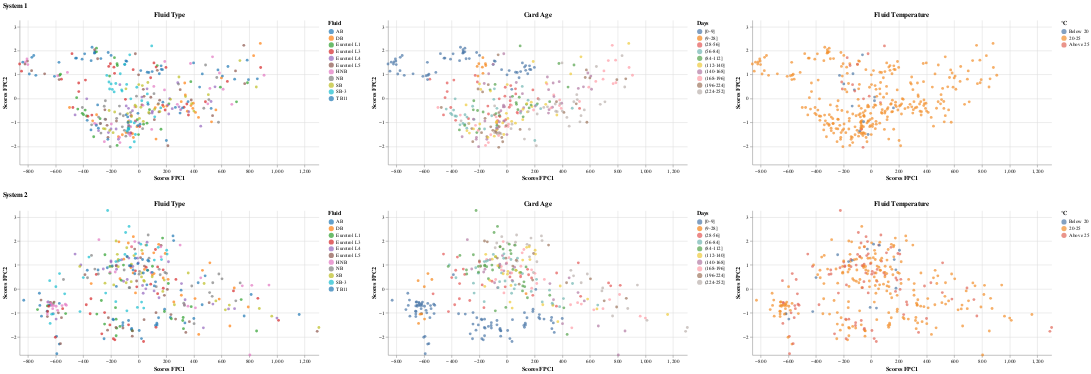

Here is the notebook cell this chart was saved with:
### Markdown cell above
### System 1 versus System 2: Sensor A - Cal Window

### Code cell
pc_scores_s1_A_cal_window, pc_scores_s2_A_cal_window,fpca_s1_A_cal_window,fpca_s2_A_cal_window = fpca_two_inputs(A1_cal_window_combine_balanced.iloc[:,:-6], A2_cal_window_combine_balanced.iloc[:,:-6], color_fpc1_s1='tab:blue', color_fpc2_s1='tab:cyan', color_fpc1_s2='tab:orange', color_fpc2_s2='gold')
print("--------------------------------------------------- Bootstrap -------------------------------------------------------------------------------------------")
ac1, ac2 = bootstrap(A1_cal_window_combine_balanced, A2_cal_window_combine_balanced,"A","cal_window",features="FluidType")
print("--------------------------------------------------- PCA Scores -------------------------------------------------------------------------------------------")
create_pc_scores_plots(pc_scores_s1_A_cal_window, pc_scores_s2_A_cal_window, A1_cal_window_combine_balanced, A2_cal_window_combine_balanced,features="FluidType")

### Figure 1 — Vega-Lite specification as saved in the notebook (floating-point values rounded to 4 significant figures; data arrays with more than 128 entries replaced by an {"elided": "..."} marker saying what was removed)
{"config": {"view": {"continuousWidth": 300, "continuousHeight": 300, "stroke": null}}, "vconcat": [{"hconcat": [{"mark": {"type": "circle"}, "encoding": {"color": {"field": "FluidType", "scale": {"scheme": "category10"}, "title": "Fluid", "type": "nominal"}, "tooltip": [{"field": "TestID", "type": "quantitative"}, {"field": "PC1_Scores", "type": "quantitative"}, {"field": "PC2_Scores", "type": "quantitative"}, {"field": "FluidType", "title": "Fluid Type", "type": "nominal"}], "x": {"field": "PC1_Scores", "scale": {"domain": [-859.2, 1303.0]}, "title": "Scores FPC1", "type": "quantitative"}, "y": {"field": "PC2_Scores", "scale": {"domain": [-2.764, 3.275]}, "title": "Scores FPC2", "type": "quantitative"}}, "height": 280, "title": "Fluid Type", "width": 580}, {"mark": {"type": "circle"}, "encoding": {"color": {"field": "CardAgeBin", "scale": {"scheme": "tableau10"}, "sort": ["[0-9]", "(9-28]", "(28-56]", "(56-84]", "(84-112]", "(112-140]", "(140-168]", "(168-196]", "(196-224]", "(224-252]"], "title": "Days", "type": "ordinal"}, "tooltip": [{"field": "TestID", "type": "quantitative"}, {"field": "PC1_Scores", "type": "quantitative"}, {"field": "PC2_Scores", "type": "quantitative"}, {"field": "CardAgeBin", "title": "Card Age", "type": "ordinal"}], "x": {"field": "PC1_Scores", "scale": {"domain": [-859.2, 1303.0]}, "title": "Scores FPC1", "type": "quantitative"}, "y": {"field": "PC2_Scores", "scale": {"domain": [-2.764, 3.275]}, "title": "Scores FPC2", "type": "quantitative"}}, "height": 280, "title": "Card Age", "width": 580}, {"mark": {"type": "circle"}, "encoding": {"color": {"field": "FluidTempBin", "scale": {"domain": ["Below 20", "20-25", "Above 25"], "range": ["#4e79a7", "#f28e2b", "#e16759"]}, "sort": ["Below 20", "20-25", "Above 25"], "title": "°C", "type": "ordinal"}, "tooltip": [{"field": "TestID", "type": "quantitative"}, {"field": "PC1_Scores", "type": "quantitative"}, {"field": "PC2_Scores", "type": "quantitative"}, {"field": "FluidTempBin", "title": "Fluid Temperature", "type": "ordinal"}], "x": {"field": "PC1_Scores", "scale": {"domain": [-859.2, 1303.0]}, "title": "Scores FPC1", "type": "quantitative"}, "y": {"field": "PC2_Scores", "scale": {"domain": [-2.764, 3.275]}, "title": "Scores FPC2", "type": "quantitative"}}, "height": 280, "title": "Fluid Temperature", "width": 580}], "data": {"name": "data-d0f0c4108be77cee891e2dabdcd8662e"}, "resolve": {"scale": {"color": "independent"}}, "title": "System 1"}, {"hconcat": [{"mark": {"type": "circle"}, "encoding": {"color": {"field": "FluidType", "scale": {"scheme": "category10"}, "title": "Fluid", "type": "nominal"}, "tooltip": [{"field": "TestID", "type": "quantitative"}, {"field": "PC1_Scores", "type": "quantitative"}, {"field": "PC2_Scores", "type": "quantitative"}, {"field": "FluidType", "title": "Fluid Type", "type": "nominal"}], "x": {"field": "PC1_Scores", "scale": {"domain": [-859.2, 1303.0]}, "title": "Scores FPC1", "type": "quantitative"}, "y": {"field": "PC2_Scores", "scale": {"domain": [-2.764, 3.275]}, "title": "Scores FPC2", "type": "quantitative"}}, "height": 280, "title": "Fluid Type", "width": 580}, {"mark": {"type": "circle"}, "encoding": {"color": {"field": "CardAgeBin", "scale": {"scheme": "tableau10"}, "sort": ["[0-9]", "(9-28]", "(28-56]", "(56-84]", "(84-112]", "(112-140]", "(140-168]", "(168-196]", "(196-224]", "(224-252]"], "title": "Days", "type": "ordinal"}, "tooltip": [{"field": "TestID", "type": "quantitative"}, {"field": "PC1_Scores", "type": "quantitative"}, {"field": "PC2_Scores", "type": "quantitative"}, {"field": "CardAgeBin", "title": "Card Age", "type": "ordinal"}], "x": {"field": "PC1_Scores", "scale": {"domain": [-859.2, 1303.0]}, "title": "Scores FPC1", "type": "quantitative"}, "y": {"field": "PC2_Scores", "scale": {"domain": [-2.764, 3.275]}, "title": "Scores FPC2", "type": "quantitative"}}, "height": 280, "title": "Card Age", "width": 580}, {"mark": {"type": "circle"}, "encoding": {"color": {"field": "FluidTempBin", "scale": {"domain": ["Below 20", "20-25", "Above 25"], "range": ["#4e79a7", "#f28e2b", "#e16759"]}, "sort": ["Below 20", "20-25", "Above 25"], "title": "°C", "type": "ordinal"}, "tooltip": [{"field": "TestID", "type": "quantitative"}, {"field": "PC1_Scores", "type": "quantitative"}, {"field": "PC2_Scores", "type": "quantitative"}, {"field": "FluidTempBin", "title": "Fluid Temperature", "type": "ordinal"}], "x": {"field": "PC1_Scores", "scale": {"domain": [-859.2, 1303.0]}, "title": "Scores FPC1", "type": "quantitative"}, "y": {"field": "PC2_Scores", "scale": {"domain": [-2.764, 3.275]}, "title": "Scores FPC2", "type": "quantitative"}}, "height": 280, "title": "Fluid Temperature", "width": 580}], "data": {"name": "data-8545c02e392d1c189e61f392a43dbf68"}, "resolve": {"scale": {"color": "independent"}}, "title": "System 2"}], "$schema": "https://vega.github.io/schema/vega-lite/v5.8.0.json", "datasets": {"data-d0f0c4108be77cee891e2dabdcd8662e": {"elided": "330 records"}, "data-8545c02e392d1c189e61f392a43dbf68": {"elided": "330 records"}}}
